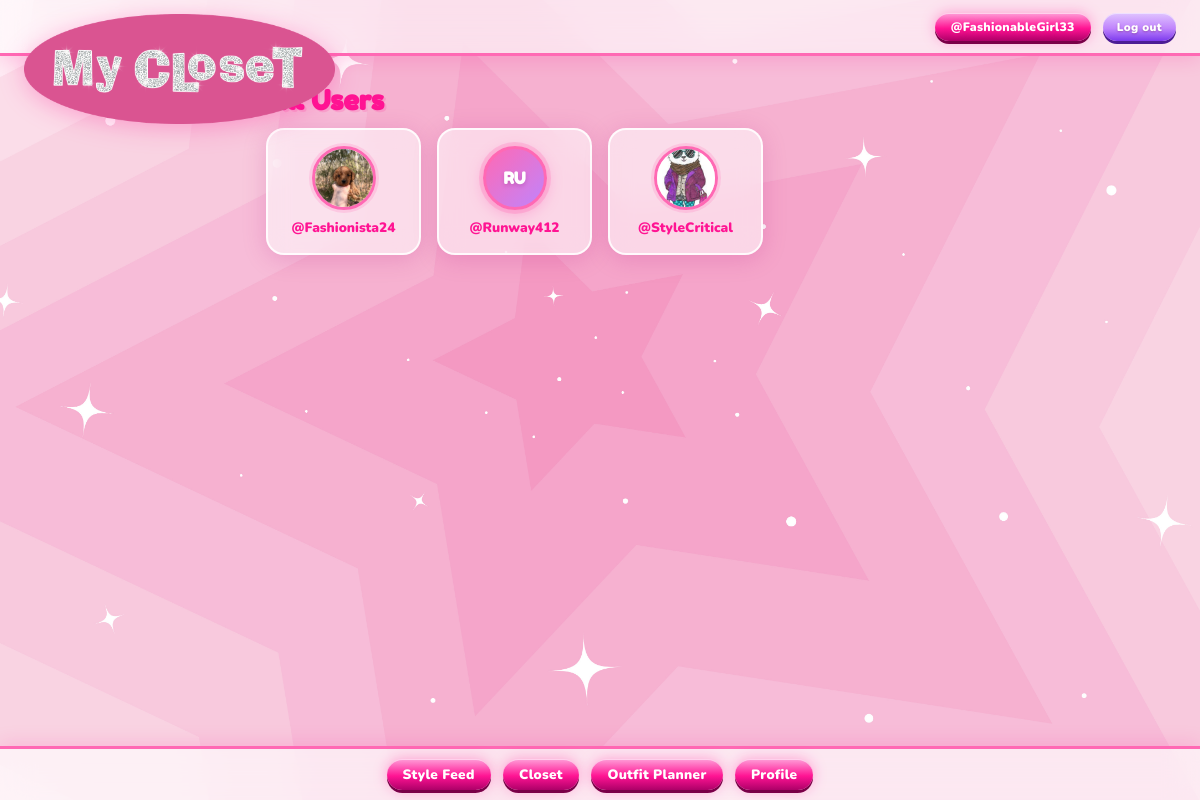
The app's page /mycloset/users/ (signed in) with its own data.
### mycloset/models.py (models this page shows, shortened)
class Profile(models.Model):
    user = models.ForeignKey(User, on_delete=models.CASCADE, related_name='mycloset_profiles')
    username = models.CharField(max_length=32, unique=True)
    profile_image = models.ImageField(upload_to='mycloset/profiles/', blank=True)
    bio = models.TextField(max_length=256, blank=True)

### mycloset/views.py (the view)
# urls.py: path('users/', AllUsersView.as_view(), name='mycloset_all_users'),
class AllUsersView(MyClosetLoginRequiredMixin, View):
    def get(self, request):
        my_profile = request.user.mycloset_profiles.first()
        profiles = Profile.objects.exclude(pk=my_profile.pk).order_by('username')
        return render(request, 'mycloset/all_users.html', {'profiles': profiles})

### mycloset/templates/mycloset/all_users.html (shortened to what this page needs)
{% extends 'mycloset/base.html' %}
{% load static %}
{% block body_class %}page-profile{% endblock %}
{% block content %}
<h2>All Users</h2>
{% if profiles %}
<div class="friends-list">
    {% for profile in profiles %}
    <a href="{% url 'mycloset_public_profile' profile.pk %}" class="friend-card">
        {% if profile.profile_image %}
        <img src="{{ profile.profile_image.url }}" alt="{{ profile.username }}">
        {% else %}
        <div class="profile-initials profile-initials--sm">{{ profile.username|slice:":2"|upper }}</div>
        {% endif %}
        <span>@{{ profile.username }}</span>
    </a>
    {% endfor %}
</div>
{% else %}
<p>No other users yet.</p>
{% endif %}
{% endblock %}

### mycloset/templates/mycloset/base.html (shortened to what this page needs)
{% load static %}
<!DOCTYPE html>
<html lang="en">
<head>
    <link rel="stylesheet" href="{% static 'mycloset/style.css' %}">
</head>
<body class="{% block body_class %}{% endblock %}">
    <header>
        <div class="header_left">
            <a href="{% url 'mycloset_all_users' %}" class="header-logo-link">
                <img src="{% static 'mycloset/images/logo.png' %}" alt="My Closet" class="header-logo">
            </a>
        </div>
        {% if user.is_authenticated %}
        <div class="header_profile">
            <nav>
                <a href="{% url 'mycloset_profile' %}">@{{ user.mycloset_profiles.first.username }}</a>
            </nav>
            <form method="POST" action="{% url 'mycloset_logout' %}">
                <button type="submit">Log out</button>
            </form>
        </div>
        {% else %}
        <nav>
            <a href="{% url 'mycloset_login' %}">Log in</a>
        </nav>
        {% endif %}
    </header>
    <div class="content">
        {% block content %}
        {% endblock %}
    </div>
    {% if user.is_authenticated %}
    <footer>
        <nav>
            <a href="{% url 'mycloset_feed' %}">Style Feed</a>
            <a href="{% url 'mycloset_closet' %}">Closet</a>
            <a href="{% url 'mycloset_outfits' %}">Outfit Planner</a>
            <a href="{% url 'mycloset_profile' %}">Profile</a>
        </nav>
    </footer>
    {% endif %}
</body>
</html>

### mycloset/static/mycloset/style.css (style rules this page uses)
:root { --pink: #ff69b4; --hot-pink: #ff1493; --purple: #c084fc; --blue: #60a5fa; --cyan: #22d3ee; --yellow: #fde68a; --white: #ffffff; --glass-bg: rgba(255, 255, 255, 0.55); --glass-border: rgba(255, 255, 255, 0.85); --shadow: 0 4px 24px rgba(180, 0, 120, 0.18); --radius: 18px; }
*, *::before, *::after { box-sizing: border-box; }
body { font-family: 'Nunito', sans-serif; font-weight: 800; margin: 0; padding: 0 0 70px 0; min-height: 100vh; background-color: #ffd6f0; background-size: cover; background-attachment: fixed; background-position: center; color: #3b0764; }
body.page-profile { background-image: url('images/stars.jpeg'); }
header { background: rgba(255, 255, 255, 0.6); backdrop-filter: blur(16px); -webkit-backdrop-filter: blur(16px); border-bottom: 3px solid var(--pink); padding: 0 24px; height: 56px; display: flex; align-items: center; justify-content: space-between; position: sticky; top: 0; z-index: 100; box-shadow: 0 2px 20px rgba(255, 20, 147, 0.2); overflow: visible; }
.header_left { display: flex; align-items: center; }
.header-logo-link { display: flex; align-items: center; text-decoration: none; }
.header-logo { height: 110px; width: auto; display: block; position: relative; top: 42px; z-index: 101; transition: transform 0.2s; filter: drop-shadow(0 4px 12px rgba(255, 20, 147, 0.3)); }
.header_profile { display: flex; align-items: center; gap: 8px; font-size: 0.9em; }
.header_profile a { text-decoration: none; color: #fff; font-weight: 900; display: flex; align-items: center; gap: 8px; text-shadow: 0 1px 6px rgba(255,20,147,0.6); }
nav a { display: inline-block; color: #fff; text-decoration: none; margin: 0 4px; padding: 6px 16px; border-radius: 999px; font-size: 0.85em; font-weight: 900; background: linear-gradient(180deg, #ff9ed8 0%, #ff1493 55%, #ad0068 100%); box-shadow: 0 3px 0 #7a0048, 0 0 14px rgba(255,20,147,0.35), inset 0 1px 0 rgba(255,255,255,0.55); transition: transform 0.1s, box-shadow 0.1s; letter-spacing: 0.02em; }
.content { max-width: 700px; margin: 28px auto; padding: 0 16px; }
h2 { font-family: 'Fredoka One', cursive; font-size: 1.7em; color: var(--hot-pink); text-shadow: 2px 2px 0 rgba(255,20,147,0.15); margin: 0 0 12px 0; }
button { font-family: 'Nunito', sans-serif; font-weight: 900; font-size: 0.88em; padding: 8px 20px; border: none; border-radius: 999px; cursor: pointer; transition: transform 0.1s, box-shadow 0.1s; background: linear-gradient(180deg, #ff9ed8 0%, #ff1493 55%, #ad0068 100%); color: #fff; box-shadow: 0 3px 0 #7a0048, inset 0 1px 0 rgba(255,255,255,0.5); letter-spacing: 0.03em; text-shadow: 0 1px 2px rgba(100,0,50,0.3); }
.header_profile button { background: linear-gradient(180deg, #e0c4ff 0%, #c084fc 55%, #7c3aed 100%); box-shadow: 0 3px 0 #4c1d95, inset 0 1px 0 rgba(255,255,255,0.5); font-size: 0.8em; padding: 6px 14px; }
footer { position: fixed; bottom: 0; left: 0; right: 0; background: rgba(255,255,255,0.65); backdrop-filter: blur(16px); -webkit-backdrop-filter: blur(16px); border-top: 3px solid var(--pink); padding: 10px 20px; display: flex; justify-content: center; align-items: center; box-shadow: 0 -2px 20px rgba(255,20,147,0.15); }
.profile-initials { width: 110px; height: 110px; border-radius: 50%; background: linear-gradient(135deg, var(--pink), var(--purple)); display: flex; align-items: center; justify-content: center; font-family: 'Fredoka One', cursive; font-size: 2em; color: #fff; border: 4px solid var(--pink); box-shadow: 0 0 0 4px rgba(255,105,180,0.25), 0 4px 16px rgba(255,20,147,0.25); flex-shrink: 0; text-shadow: 0 2px 4px rgba(100,0,80,0.2); }
.profile-initials--sm { width: 64px; height: 64px; font-size: 1.2em; border-width: 3px; }
.friends-list { display: grid; grid-template-columns: repeat(auto-fill, minmax(130px, 1fr)); gap: 16px; margin-top: 8px; }
.friend-card { display: flex; flex-direction: column; align-items: center; gap: 8px; background: var(--glass-bg); backdrop-filter: blur(12px); -webkit-backdrop-filter: blur(12px); border: 2px solid var(--glass-border); border-radius: var(--radius); padding: 16px 10px; text-decoration: none; color: var(--hot-pink); font-size: 0.85em; font-weight: 900; box-shadow: var(--shadow); transition: transform 0.15s, box-shadow 0.15s; }
.friend-card img { width: 64px; height: 64px; border-radius: 50%; object-fit: cover; border: 3px solid var(--pink); box-shadow: 0 0 0 3px rgba(255,105,180,0.2); }

### records on screen
Profile: profile_image (picture), username "Fashionista24"
Profile: username "RU", username "Runway412"
Profile: profile_image (picture), username "StyleCritical"

### other values on screen
{{ user.mycloset_profiles.first.username }} "FashionableGirl33"
